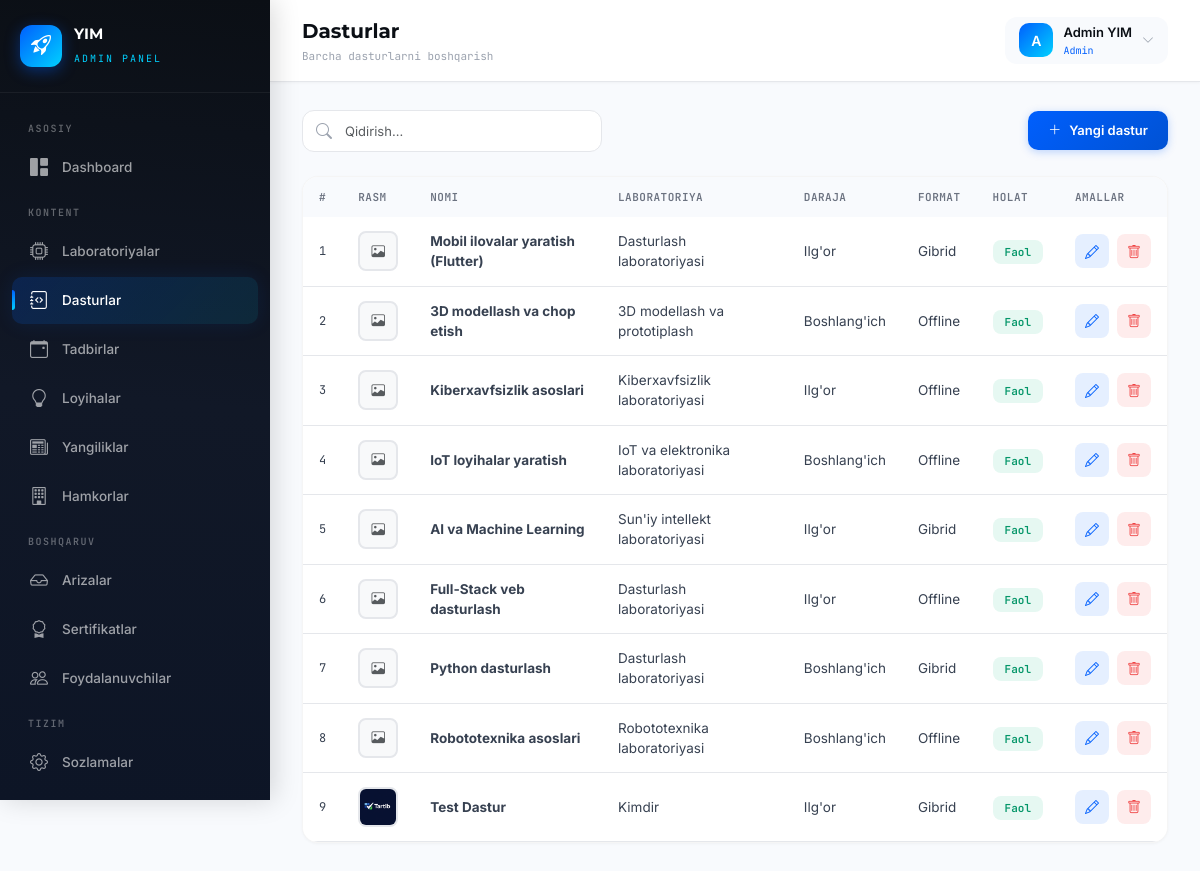
Screenshot of /admin-panel/programs/ (signed in) with the database file from the repository.
### accounts/models.py (models this page shows, shortened)
class User(AbstractUser):
    ROLE_CHOICES = (
        ('admin', 'Admin'),
        ('student', 'Student'),
    )
    role = models.CharField(max_length=10, choices=ROLE_CHOICES, default='student')
    phone = models.CharField(max_length=20, blank=True, null=True)
    avatar = models.ImageField(upload_to='avatars/', blank=True, null=True)
    bio = models.TextField(blank=True, null=True)
    birth_date = models.DateField(blank=True, null=True)
    @property
    def is_admin_user(self):
        return self.role == 'admin' or self.is_superuser

### dashboard/models.py (models this page shows, shortened)
class Program(models.Model):
    LEVEL_CHOICES = (
        ('beginner', "Boshlang'ich"),
        ('advanced', "Ilg'or"),
    )
    FORMAT_CHOICES = (
        ('offline', 'Offline'),
        ('online', 'Online'),
        ('hybrid', 'Gibrid'),
    )
    name = models.CharField(max_length=200, verbose_name="Nomi")
    laboratory = models.ForeignKey(Laboratory, on_delete=models.SET_NULL, null=True, blank=True, related_name='programs', verbose_name="Laboratoriya")
    image = models.ImageField(upload_to='programs/', blank=True, null=True, verbose_name="Rasm")
    description = models.TextField(blank=True, verbose_name="Tavsif")
    level = models.CharField(max_length=20, choices=LEVEL_CHOICES, default='beginner', verbose_name="Daraja")
    age_min = models.PositiveIntegerField(default=10, verbose_name="Minimal yosh")
    age_max = models.PositiveIntegerField(default=25, verbose_name="Maksimal yosh")
    format = models.CharField(max_length=20, choices=FORMAT_CHOICES, default='offline', verbose_name="Format")
    duration = models.CharField(max_length=100, blank=True, verbose_name="Davomiylik")
    start_date = models.DateField(blank=True, null=True, verbose_name="Boshlanish sanasi")
    end_date = models.DateField(blank=True, null=True, verbose_name="Tugash sanasi")
    is_active = models.BooleanField(default=True, verbose_name="Faol")
    created_at = models.DateTimeField(auto_now_add=True)
    updated_at = models.DateTimeField(auto_now=True)
    class Meta:
        ordering = ['-created_at']
        verbose_name = "Dastur"
        verbose_name_plural = "Dasturlar"

class Laboratory(models.Model):
    name = models.CharField(max_length=200, verbose_name="Nomi")
    icon = models.CharField(max_length=50, blank=True, verbose_name="Ikonka")
    image = models.ImageField(upload_to='labs/', blank=True, null=True, verbose_name="Rasm")
    description = models.TextField(blank=True, verbose_name="Tavsif")
    order = models.PositiveIntegerField(default=0, verbose_name="Tartib")
    is_active = models.BooleanField(default=True, verbose_name="Faol")
    created_at = models.DateTimeField(auto_now_add=True)
    updated_at = models.DateTimeField(auto_now=True)
    class Meta:
        ordering = ['order']
        verbose_name = "Laboratoriya"
        verbose_name_plural = "Laboratoriyalar"
    def __str__(self):
        return self.name

### dashboard/views.py (the view)
# urls.py: path('programs/', views.program_list, name='program_list'),
@admin_required
def program_list(request):
    return generic_list(request, Program, 'dashboard/programs/list.html', 'programs')

### dashboard/context_processors.py (called while the page is built)
def pending_applications(request):
    if request.user.is_authenticated:
        try:
            count = Application.objects.filter(status='pending').count()
            return {'pending_count': count}
        except Exception:
            return {'pending_count': 0}
    return {'pending_count': 0}

### dashboard/views.py (called while the page is built)
def admin_required(view_func):
    @wraps(view_func)
    @login_required
    def wrapper(request, *args, **kwargs):
        if not request.user.is_admin_user:
            messages.error(request, "Sizda ruxsat yo'q!")
            return redirect('login')
        return view_func(request, *args, **kwargs)
    return wrapper

def generic_list(request, model, template, context_name, order_by='-created_at'):
    items = model.objects.all()
    search = request.GET.get('search', '')
    if search:
        if hasattr(model, 'name'):
            items = items.filter(name__icontains=search)
        elif hasattr(model, 'title'):
            items = items.filter(title__icontains=search)
    return render(request, template, {context_name: items, 'search': search})

### templates/dashboard/programs/list.html (shortened to what this page needs)
{% extends "dashboard/base.html" %}
{% block page_title %}Dasturlar{% endblock %}
{% block page_subtitle %}Barcha dasturlarni boshqarish{% endblock %}
{% block content %}
<div class="d-flex justify-content-between align-items-center mb-4 flex-wrap gap-3">
    <div class="search-box">
        <i class="bi bi-search"></i>
        <form method="get">
            <input type="text" class="form-control" name="search" value="{{ search }}" placeholder="Qidirish...">
        </form>
    </div>
    <a href="{% url 'dashboard:program_create' %}" class="btn btn-primary-custom">
        <i class="bi bi-plus-lg me-2"></i>Yangi dastur
    </a>
</div>
<div class="data-card animate-in">
    <div class="table-responsive">
        <table class="table table-modern mb-0">
            <thead>
                <tr>
                    <th>#</th>
                    <th>Rasm</th>
                    <th>Nomi</th>
                    <th>Laboratoriya</th>
                    <th>Daraja</th>
                    <th>Format</th>
                    <th>Holat</th>
                    <th>Amallar</th>
                </tr>
            </thead>
            <tbody>
                {% for program in programs %}
                <tr>
                    <td style="font-family: 'JetBrains Mono'; font-size: 12px;">{{ forloop.counter }}</td>
                    <td>
                        {% if program.image %}
                        <img src="{{ program.image.url }}" class="table-img" alt="">
                        {% else %}
                        <div class="table-img d-flex align-items-center justify-content-center bg-light"><i class="bi bi-image text-muted"></i></div>
                        {% endif %}
                    </td>
                    <td><strong>{{ program.name }}</strong></td>
                    <td>{{ program.laboratory }}</td>
                    <td>{{ program.get_level_display }}</td>
                    <td>{{ program.get_format_display }}</td>
                    <td>
                        {% if program.is_active %}
                        <span class="badge-status badge-active">Faol</span>
                        {% else %}
                        <span class="badge-status badge-inactive">Nofaol</span>
                        {% endif %}
                    </td>
                    <td>
                        <div class="d-flex gap-2">
                            <a href="{% url 'dashboard:program_edit' program.pk %}" class="btn-action edit" title="Tahrirlash"><i class="bi bi-pencil"></i></a>
                            <button class="btn-action delete" title="O'chirish" data-bs-toggle="modal" data-bs-target="#deleteModal{{ program.pk }}"><i class="bi bi-trash"></i></button>
                        </div>
                    </td>
                </tr>
                {% endfor %}
            </tbody>
        </table>
    </div>
</div>
{% endblock %}

### templates/dashboard/base.html (shortened to what this page needs)
{% load static %}
<!DOCTYPE html>
<html lang="uz" data-bs-theme="light">
<head>
    <link href="https://cdn.jsdelivr.net/npm/bootstrap@5.3.3/dist/css/bootstrap.min.css" rel="stylesheet">
    <link href="https://cdn.jsdelivr.net/npm/bootstrap-icons@1.11.3/font/bootstrap-icons.min.css" rel="stylesheet">
</head>
<body>
    <aside class="sidebar" id="sidebar">
        <div class="sidebar-brand">
            <div class="brand-icon">
                <i class="bi bi-rocket-takeoff"></i>
            </div>
            <div>
                <h5>YIM</h5>
                <small>Admin Panel</small>
            </div>
        </div>
        <nav class="sidebar-nav">
            <div class="nav-section-title">Asosiy</div>
            <a href="{% url 'dashboard:home' %}" class="nav-link {% if request.resolver_match.url_name == 'home' %}active{% endif %}">
                <i class="bi bi-grid-1x2-fill"></i>
                Dashboard
            </a>
            <div class="nav-section-title">Kontent</div>
            <a href="{% url 'dashboard:laboratory_list' %}" class="nav-link {% if 'laborator' in request.resolver_match.url_name %}active{% endif %}">
                <i class="bi bi-cpu"></i>
                Laboratoriyalar
            </a>
            <a href="{% url 'dashboard:program_list' %}" class="nav-link {% if 'program' in request.resolver_match.url_name %}active{% endif %}">
                <i class="bi bi-journal-code"></i>
                Dasturlar
            </a>
            <a href="{% url 'dashboard:event_list' %}" class="nav-link {% if 'event' in request.resolver_match.url_name %}active{% endif %}">
                <i class="bi bi-calendar-event"></i>
                Tadbirlar
            </a>
            <a href="{% url 'dashboard:project_list' %}" class="nav-link {% if 'project' in request.resolver_match.url_name %}active{% endif %}">
                <i class="bi bi-lightbulb"></i>
                Loyihalar
            </a>
            <a href="{% url 'dashboard:news_list' %}" class="nav-link {% if 'news' in request.resolver_match.url_name %}active{% endif %}">
                <i class="bi bi-newspaper"></i>
                Yangiliklar
            </a>
            <a href="{% url 'dashboard:partner_list' %}" class="nav-link {% if 'partner' in request.resolver_match.url_name %}active{% endif %}">
                <i class="bi bi-building"></i>
                Hamkorlar
            </a>
            <div class="nav-section-title">Boshqaruv</div>
            <a href="{% url 'dashboard:application_list' %}" class="nav-link {% if 'application' in request.resolver_match.url_name %}active{% endif %}">
                <i class="bi bi-inbox"></i>
                Arizalar
            </a>
            <a href="{% url 'dashboard:certificate_list' %}" class="nav-link {% if 'certificate' in request.resolver_match.url_name %}active{% endif %}">
                <i class="bi bi-award"></i>
                Sertifikatlar
            </a>
            <a href="{% url 'dashboard:user_list' %}" class="nav-link {% if 'user' in request.resolver_match.url_name %}active{% endif %}">
                <i class="bi bi-people"></i>
                Foydalanuvchilar
            </a>
            <div class="nav-section-title">Tizim</div>
            <a href="{% url 'dashboard:site_settings' %}" class="nav-link {% if request.resolver_match.url_name == 'site_settings' %}active{% endif %}">
                <i class="bi bi-gear"></i>
                Sozlamalar
            </a>
            <a href="{% url 'logout' %}" class="nav-link" style="color: rgba(239, 68, 68, 0.7);">
                <i class="bi bi-box-arrow-left"></i>
            </a>
        </nav>
    </aside>
    <div class="main-content">
        <header class="topbar">
            <div class="d-flex align-items-center gap-3">
                <div class="page-title">
                    {% block page_title %}Dashboard{% endblock %}
                    <small>{% block page_subtitle %}Yoshlar innovatsiya markazi{% endblock %}</small>
                </div>
            </div>
            <div class="topbar-right">
                <div class="dropdown">
                    <div class="user-info" data-bs-toggle="dropdown">
                        <div class="user-avatar">
                            {{ request.user.username|first|upper }}
                        </div>
                        <div>
                            <div class="name">{{ request.user.get_full_name|default:request.user.username }}</div>
                            <div class="role-badge">{{ request.user.get_role_display|default:"Admin" }}</div>
                        </div>
                        <i class="bi bi-chevron-down" style="font-size: 12px; color: #9CA3AF;"></i>
                    </div>
                </div>
            </div>
        </header>
        <div class="content-area">
            {% block content %}{% endblock %}
        </div>
    </div>
</body>
</html>

### rows the page displays
User: user.username|first "A", user.get_full_name "Admin YIM", user.role "Admin"
Program: name "Mobil ilovalar yaratish (Flutter)", laboratory "Dasturlash laboratoriyasi", level "Ilg'or", format "Gibrid", is_active "Faol"
Program: name "3D modellash va chop etish", laboratory "3D modellash va prototiplash", level "Boshlang'ich", format "Offline", is_active "Faol"
Program: name "Kiberxavfsizlik asoslari", laboratory "Kiberxavfsizlik laboratoriyasi", level "Ilg'or", format "Offline", is_active "Faol"
Program: name "IoT loyihalar yaratish", laboratory "IoT va elektronika laboratoriyasi", level "Boshlang'ich", format "Offline", is_active "Faol"
Program: name "AI va Machine Learning", laboratory "Sun'iy intellekt laboratoriyasi", level "Ilg'or", format "Gibrid", is_active "Faol"
Program: name "Full-Stack veb dasturlash", laboratory "Dasturlash laboratoriyasi", level "Ilg'or", format "Offline", is_active "Faol"
Program: name "Python dasturlash", laboratory "Dasturlash laboratoriyasi", level "Boshlang'ich", format "Gibrid", is_active "Faol"
Program: name "Robototexnika asoslari", laboratory "Robototexnika laboratoriyasi", level "Boshlang'ich", format "Offline", is_active "Faol"
Program: image (picture), name "Test Dastur", laboratory "Kimdir", level "Ilg'or", format "Gibrid", is_active "Faol"
